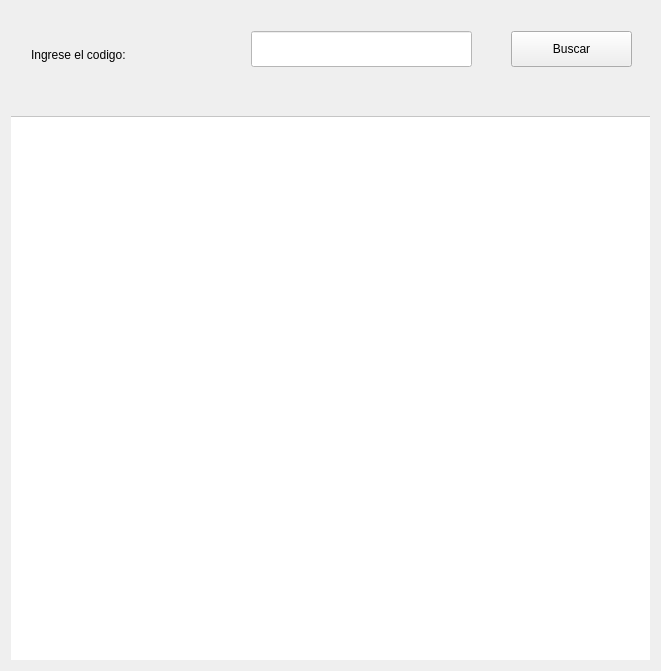
<?xml version="1.0" encoding="UTF-8"?>
<ui version="4.0">
 <class>PantallaBuscarPorCodigo</class>
 <widget class="QWidget" name="PantallaBuscarPorCodigo">
  <property name="geometry">
   <rect>
    <x>0</x>
    <y>0</y>
    <width>651</width>
    <height>671</height>
   </rect>
  </property>
  <property name="windowTitle">
   <string>Form</string>
  </property>
  <layout class="QVBoxLayout" name="verticalLayout_2">
   <item>
    <widget class="QWidget" name="widget" native="true">
     <property name="minimumSize">
      <size>
       <width>639</width>
       <height>90</height>
      </size>
     </property>
     <property name="maximumSize">
      <size>
       <width>639</width>
       <height>90</height>
      </size>
     </property>
     <widget class="QPushButton" name="btnBuscar">
      <property name="geometry">
       <rect>
        <x>500</x>
        <y>20</y>
        <width>121</width>
        <height>36</height>
       </rect>
      </property>
      <property name="text">
       <string>Buscar</string>
      </property>
     </widget>
     <widget class="QLineEdit" name="leCodigo">
      <property name="geometry">
       <rect>
        <x>240</x>
        <y>20</y>
        <width>221</width>
        <height>36</height>
       </rect>
      </property>
      <property name="styleSheet">
       <string notr="true">background-color: white;
color:black;</string>
      </property>
     </widget>
     <widget class="QLabel" name="label">
      <property name="geometry">
       <rect>
        <x>20</x>
        <y>30</y>
        <width>191</width>
        <height>28</height>
       </rect>
      </property>
      <property name="text">
       <string>Ingrese el codigo: </string>
      </property>
     </widget>
    </widget>
   </item>
   <item>
    <widget class="QWidget" name="widget_2" native="true">
     <widget class="QScrollArea" name="scrollArea">
      <property name="geometry">
       <rect>
        <x>-1</x>
        <y>9</y>
        <width>641</width>
        <height>551</height>
       </rect>
      </property>
      <property name="styleSheet">
       <string notr="true">background-color:white;
color:black</string>
      </property>
      <property name="widgetResizable">
       <bool>true</bool>
      </property>
      <widget class="QWidget" name="scrollAreaWidgetContents_2">
       <property name="geometry">
        <rect>
         <x>0</x>
         <y>0</y>
         <width>639</width>
         <height>549</height>
        </rect>
       </property>
      </widget>
     </widget>
    </widget>
   </item>
  </layout>
 </widget>
 <resources/>
 <connections/>
</ui>
